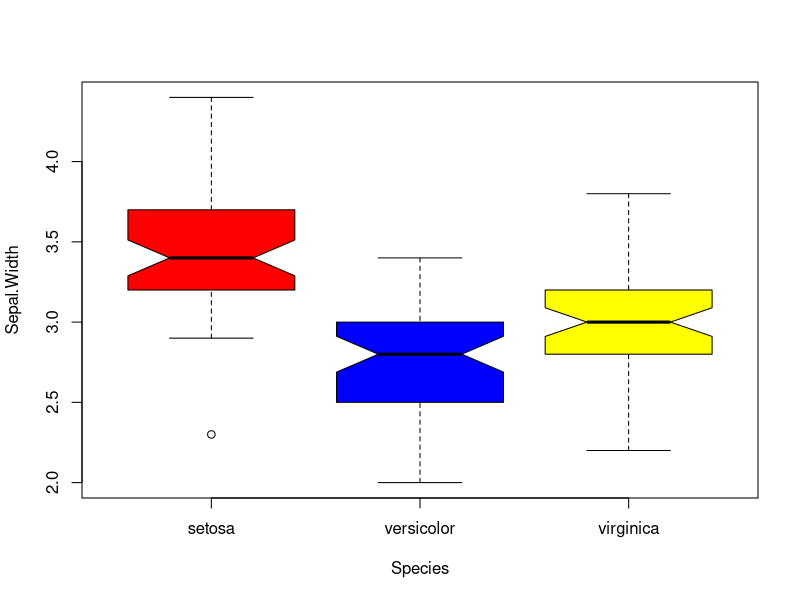
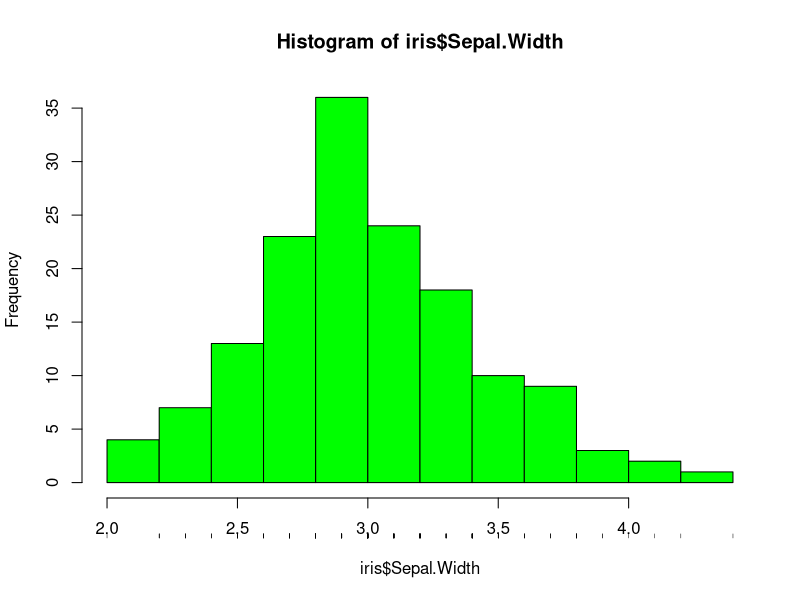
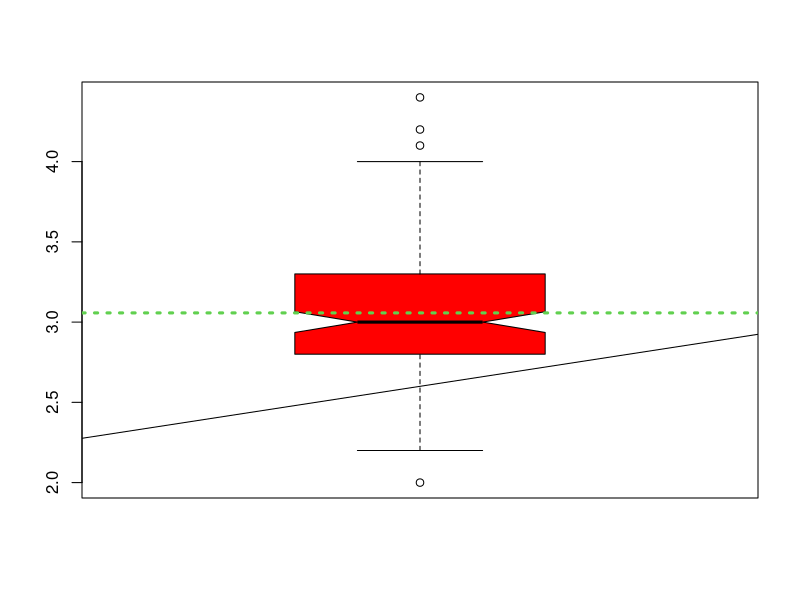

Generate these figures, in order, with R:
with(iris, boxplot(Sepal.Width~Species,col=c("red","blue","yellow"),notch=T))

# histogram with rug
hist(iris$Sepal.Width, col="green")
rug(iris$Sepal.Width,ticksize=0.01,line=2)
#---------

#boxplot with mean as abline (..benchmark..)
boxplot(iris$Sepal.Width, col="red",notch=T)
abline(h=mean(iris$Sepal.Width),lty=3, col=3, lwd=3)
abline(a=2,b=.6)

#---------
